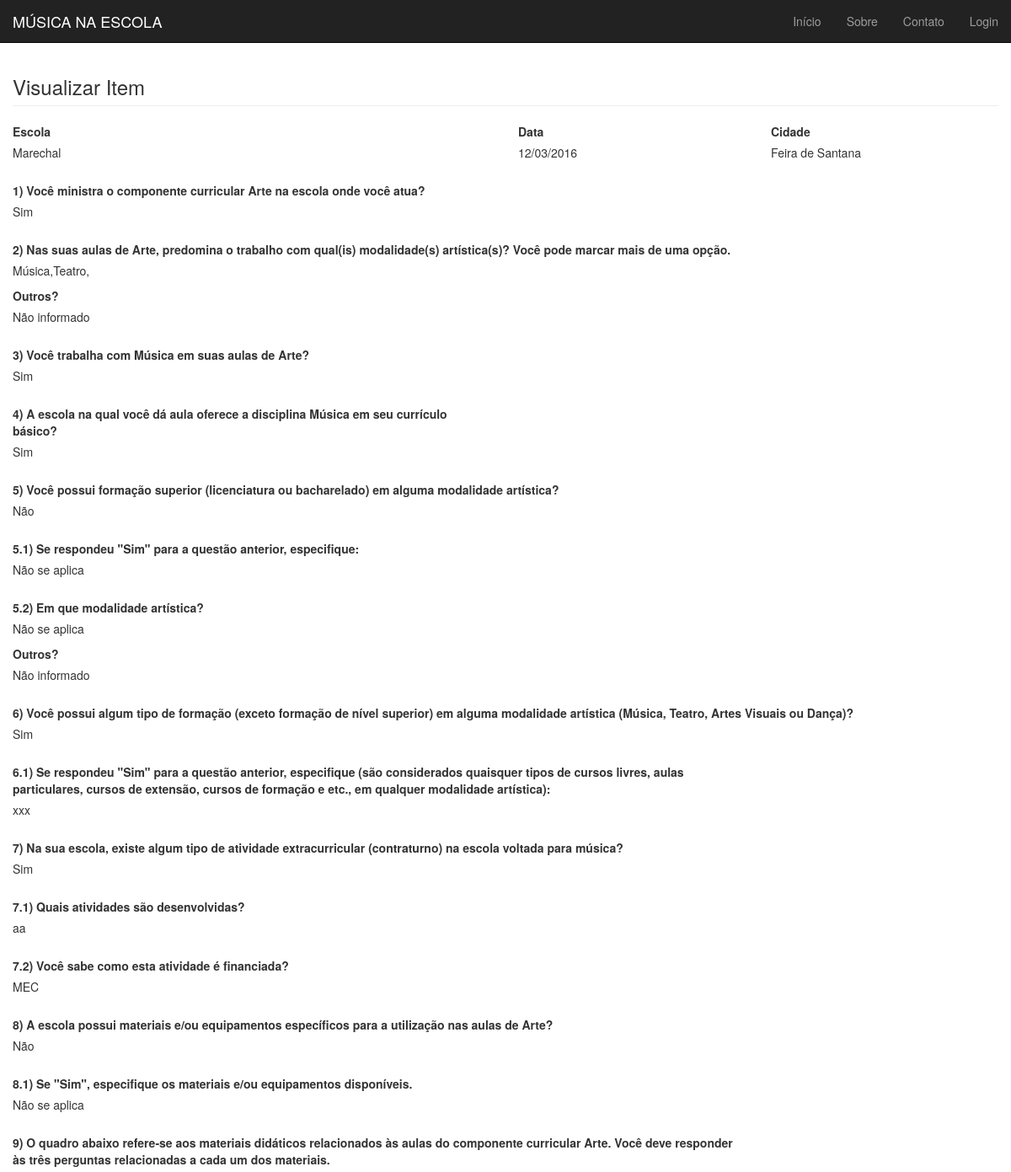
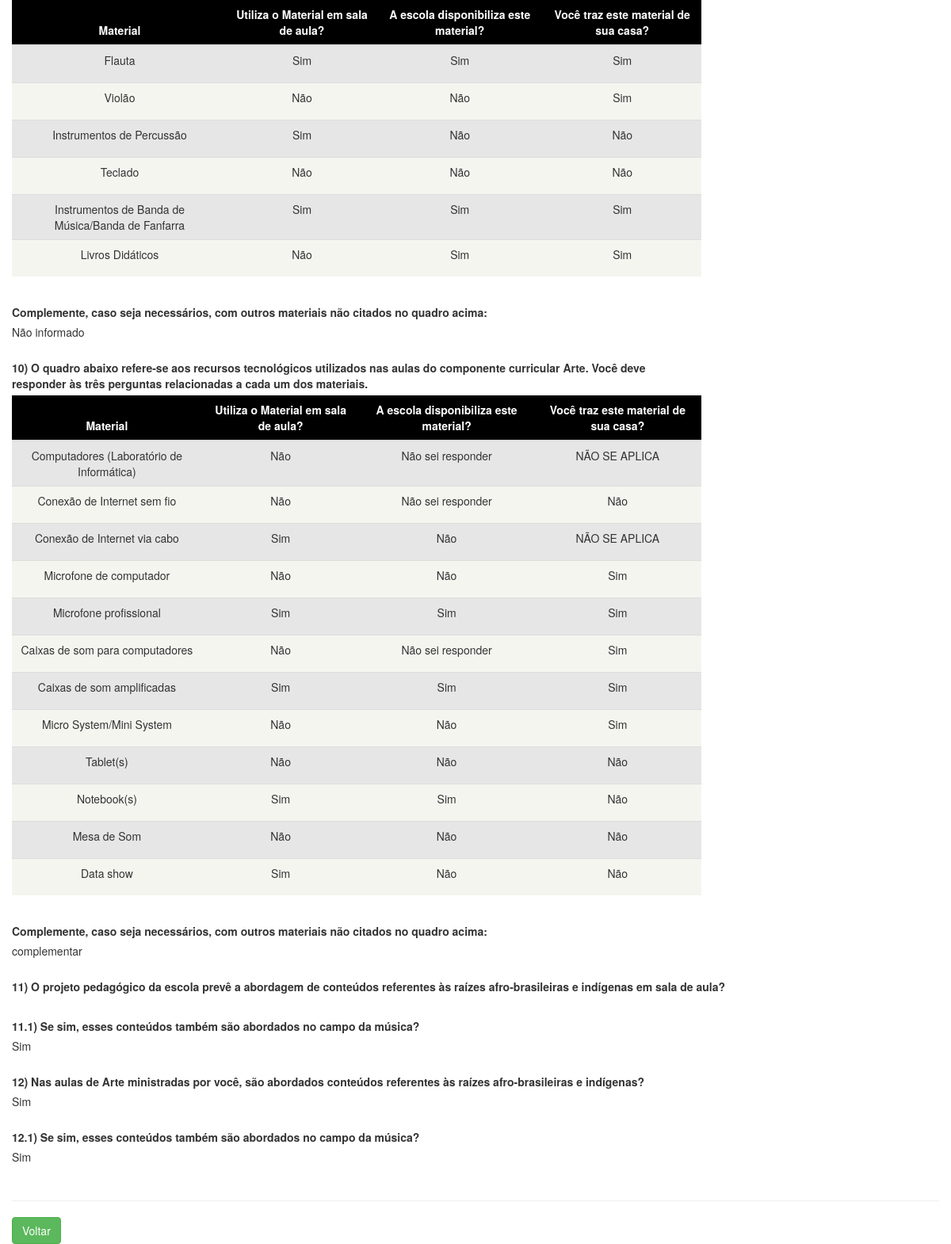
The page /view_basic.php?id=23 on the database its author committed (2 pictures, top to bottom).
### tables this page shows
CREATE TABLE `questionario` (
  `id` int(11) NOT NULL,
  `escola` varchar(100) NOT NULL,
  `cidade` enum('Feira de Santana','Sobral','','') NOT NULL,
  `data` varchar(30) NOT NULL,
  `q1` varchar(11) NOT NULL,
  `q2` text NOT NULL,
  `q2_outros` varchar(50) NOT NULL,
  `q3` varchar(11) NOT NULL,
  `q4` varchar(11) NOT NULL,
  `q5` varchar(11) NOT NULL,
  `q5_1` text NOT NULL,
  `q5_2` text NOT NULL,
  `q5_2_outros` varchar(50) NOT NULL,
  `q6` varchar(11) NOT NULL,
  `q6_1` varchar(200) NOT NULL,
  `q7` varchar(11) NOT NULL,
  `q7_1` varchar(200) NOT NULL,
  `q7_2` varchar(200) NOT NULL,
  `q8` varchar(11) NOT NULL,
  `q8_1` varchar(200) NOT NULL,
  `q9_1a` varchar(30) NOT NULL,
  `q9_1b` varchar(30) NOT NULL,
  `q9_1c` varchar(30) NOT NULL,
  `q9_2a` varchar(30) NOT NULL,
  `q9_2b` varchar(30) NOT NULL,
  `q9_2c` varchar(30) NOT NULL,
  `q9_3a` varchar(30) NOT NULL,
  `q9_3b` varchar(30) NOT NULL,
  `q9_3c` varchar(30) NOT NULL,
  `q9_4a` varchar(30) NOT NULL,
  `q9_4b` varchar(30) NOT NULL,
  `q9_4c` varchar(30) NOT NULL,
  `q9_5a` varchar(30) NOT NULL,
  `q9_5b` varchar(30) NOT NULL,
  `q9_5c` varchar(30) NOT NULL,
  `q9_6a` varchar(30) NOT NULL,
  `q9_6b` varchar(30) NOT NULL,
  `q9_6c` varchar(30) NOT NULL,
  `q9_complemento` varchar(200) NOT NULL,
  `q10_1a` varchar(30) NOT NULL,
  `q10_1b` varchar(30) NOT NULL,
  `q10_2a` varchar(30) NOT NULL,
  `q10_2b` varchar(30) NOT NULL,
  `q10_2c` varchar(30) NOT NULL,
  `q10_3a` varchar(30) NOT NULL,
  `q10_3b` varchar(30) NOT NULL,
  `q10_4a` varchar(30) NOT NULL,
  `q10_4b` varchar(30) NOT NULL,
  `q10_4c` varchar(30) NOT NULL,
  `q10_5a` varchar(30) NOT NULL,
  `q10_5b` varchar(30) NOT NULL,
  `q10_5c` varchar(30) NOT NULL,
  `q10_6a` varchar(30) NOT NULL,
  `q10_6b` varchar(30) NOT NULL,
  `q10_6c` varchar(30) NOT NULL,
  `q10_7a` varchar(30) NOT NULL,
  `q10_7b` varchar(30) NOT NULL,
  `q10_7c` varchar(30) NOT NULL,
  `q10_8a` varchar(30) NOT NULL,
  `q10_8b` varchar(30) NOT NULL,
  `q10_8c` varchar(30) NOT NULL,
  `q10_9a` varchar(30) NOT NULL,
  `q10_9b` varchar(30) NOT NULL,
  `q10_9c` varchar(30) NOT NULL,
  `q10_10a` varchar(30) NOT NULL,
  `q10_10b` varchar(30) NOT NULL,
  `q10_10c` varchar(30) NOT NULL,
  `q10_11a` varchar(30) NOT NULL,
  `q10_11b` varchar(30) NOT NULL,
  `q10_11c` varchar(30) NOT NULL,
  `q10_12a` varchar(30) NOT NULL,
  `q10_12b` varchar(30) NOT NULL,
  `q10_12c` varchar(30) NOT NULL,
  `q10_complemento` varchar(200) NOT NULL,
  `q11` varchar(30) NOT NULL,
  `q11_1` varchar(30) NOT NULL,
  `q12` varchar(30) NOT NULL,
  `q12_1` varchar(30) NOT NULL
);

### view_basic.php (the view, shortened to what the rows shown need)
<?php
$id = $_GET['id'];
include_once("connect.php");
$result = $conexao->query("SELECT * FROM questionario WHERE id = '$id' LIMIT 1");
$row = $result->fetch_object();
?>
<!DOCTYPE html>
<html lang="pt-br">
	<head>
		<link href="css/bootstrap.min.css" rel="stylesheet">
		<link href="css/style.css" rel="stylesheet">
	</head>
	<body>
		<div id="main" class="container-fluid">
			<div class="row">
					<div class="form-group col-md-6">
					   <label >Escola</label>
					   <p><?php echo $row->escola; ?></p>
					</div>
					<div class="form-group col-md-3">
					   <label>Data</label>
					   <p><?php echo $row->data; ?></p>
					</div>
					<div class="form-group col-md-3">
					   <label >Cidade</label>
					   <p><?php echo $row->cidade; ?></p>
					</div>
				</div>
				<div class="row">
					<div class="form-group col-md-6">
					   <label >1) Você ministra o componente curricular Arte na escola onde você atua? </label>
					   <p><?php echo $row->q1; ?></p>
					</div>
				</div>
				<div class="row">
					<div class="form-group col-md-9">
						<label>2) Nas suas aulas de Arte, predomina o trabalho com qual(is) modalidade(s) artística(s)? Você pode marcar mais de uma opção.</label>
						<p><?php echo $row->q2; ?></p>
						<label >Outros? </label>
						<p><?php echo $row->q2_outros; ?></p>
					</div>
				</div>
				<div class="row">
					<div class="form-group col-md-6">
					   <label >3) Você trabalha com Música em suas aulas de Arte? </label>
					   <p><?php echo $row->q3; ?></p>
					</div>
				</div>
				<div class="row">
					<div class="form-group col-md-6">
					   <label>4) A escola na qual você dá aula oferece a disciplina Música em seu currículo básico?</label>
					   <p><?php echo $row->q4; ?></p>
					</div>
				</div>
				<div class="row">
					<div class="form-group col-md-8">
					   <label >5) Você possui formação superior (licenciatura ou bacharelado) em alguma modalidade artística? </label>
					   <p><?php echo $row->q5; ?></p>
					</div>
				</div>
				<div class="row">
					<div class="form-group col-md-8">
					   <label >5.1) Se respondeu "Sim" para a questão anterior, especifique:</label>
					   <p><?php echo $row->q5_1; ?></p>
					</div>
				</div>
				<div class="row">
					<div class="form-group col-md-9">
						<label>5.2) Em que modalidade artística?</label>
						<p><?php echo $row->q5_2; ?></p>
						<label >Outros? </label>
						<p><?php echo $row->q5_2_outros; ?></p>
					</div>
				</div>
				<div class="row">
					<div class="form-group col-md-12">
					   <label>6) Você possui algum tipo de formação (exceto formação de nível superior) em alguma modalidade artística (Música, Teatro, Artes Visuais ou Dança)?</label>
					   <p><?php echo $row->q6; ?></p>
					</div>
				</div>
				<div class="row">
					<div class="form-group col-md-9">
					   <label>6.1) Se respondeu "Sim" para a questão anterior, especifique (são considerados quaisquer tipos de cursos livres, aulas particulares, cursos de extensão, cursos de formação e etc., em qualquer modalidade artística): </label>
					   <p><?php echo $row->q6_1; ?></p>
					</div>
				</div>
				<div class="row">
					<div class="form-group col-md-12">
					   <label>7) Na sua escola, existe algum tipo de atividade extracurricular (contraturno) na escola voltada para música?</label>
					   <p><?php echo $row->q7; ?></p>
					</div>
				</div>
				<div class="row">
					<div class="form-group col-md-9">
					   <label >7.1) Quais atividades são desenvolvidas? </label>
					   <p><?php echo $row->q7_1; ?></p>
					</div>
				</div>
				<div class="row">
					<div class="form-group col-md-9">
					   <label >7.2) Você sabe como esta atividade é financiada?</label>
					   <p><?php echo $row->q7_2; ?></p>
					</div>
				</div>
				<div class="row">
					<div class="form-group col-md-12">
					   <label >8) A escola possui materiais e/ou equipamentos específicos para a utilização nas aulas de Arte?</label>
					   <p><?php echo $row->q8; ?></p>
					</div>
				</div>
				<div class="row">
					<div class="form-group col-md-9">
					   <label >8.1) Se "Sim", especifique os materiais e/ou equipamentos disponíveis. </label>
					   <p><?php echo $row->q8_1; ?></p>
					</div>
				</div>
				<div class="row">
					<div class="form-group col-md-9">
						<table class="table table-responsive">
						  <thead style="background-color: #000000; color: #ffffff">
							<tr>
								<th class="text-center">Material</th>
								<th class="text-center">Utiliza o Material em sala de aula?</th>
								<th class="text-center">A escola disponibiliza este material?</th>
								<th class="text-center">Você traz este material de sua casa?</th>
							</tr>
						  </thead>
						  <tbody >
							<tr style="background-color: #e6e6e6">
								<td class="text-center">
									<div>
										<p><?php echo $row->q9_1a; ?></p>
									</div>
								</td>
								<td class="text-center">
									<div>
										<p><?php echo $row->q9_1b; ?></p>
									</div>
								</td>
								<td class="text-center">
									<div>
										<p><?php echo $row->q9_1c; ?></p>
									</div>
								</td>
							</tr>
							<tr style="background-color: #f5f5f0">
								<td class="text-center">
									<div>
										<p><?php echo $row->q9_2a; ?></p>
									</div>
								</td>
								<td class="text-center">
									<div>
										<p><?php echo $row->q9_2b; ?></p>
									</div>
								</td>
								<td class="text-center">
									<div>
										<p><?php echo $row->q9_2c; ?></p>
									</div>
								</td>
							</tr>
							<tr style="background-color: #e6e6e6">
								<td class="text-center">
									<div>
										<p><?php echo $row->q9_3a; ?></p>
									</div>
								</td>
								<td class="text-center">
									<div>
										<p><?php echo $row->q9_3b; ?></p>
									</div>
								</td>
								<td class="text-center">
									<div>
										<p><?php echo $row->q9_3c; ?></p>
									</div>
								</td>
							</tr>
							<tr style="background-color: #f5f5f0">
								<td class="text-center">
									<div>
										<p><?php echo $row->q9_4a; ?></p>
									</div>
								</td>
								<td class="text-center">
									<div>
										<p><?php echo $row->q9_4b; ?></p>
									</div>
								</td>
								<td class="text-center">
									<div>
										<p><?php echo $row->q9_4c; ?></p>
									</div>
								</td>
							</tr>
							<tr style="background-color: #e6e6e6">
								<td class="text-center">
									<div>
										<p><?php echo $row->q9_5a; ?></p>
									</div>
								</td>
								<td class="text-center">
									<div>
										<p><?php echo $row->q9_5b; ?></p>
									</div>
								</td>
								<td class="text-center">
									<div>
										<p><?php echo $row->q9_5c; ?></p>
									</div>
								</td>
							</tr>
							<tr style="background-color: #f5f5f0">
								<td class="text-center">
									<div>
										<p><?php echo $row->q9_6a; ?></p>
									</div>
								</td>
								<td class="text-center">
									<div>
										<p><?php echo $row->q9_6b; ?></p>
									</div>
								</td>
								<td class="text-center">
									<div>
										<p><?php echo $row->q9_6c; ?></p>
									</div>
								</td>
							</tr>
						  </tbody>
						</table>
					</div>
				</div>
				<div class="row">
					<div class="form-group col-md-9">
					   <label >Complemente, caso seja necessários, com outros materiais não citados no quadro acima:</label>
					   <p><?php echo $row->q9_complemento; ?></p>
					</div>
				</div>
				<div class="row">
					<div class="form-group col-md-9">
						<table class="table table-responsive">
						  <thead style="background-color: #000000; color: #ffffff">
							<tr>
								<th class="text-center">Material</th>
								<th class="text-center">Utiliza o Material em sala de aula?</th>
								<th class="text-center">A escola disponibiliza este material?</th>
								<th class="text-center">Você traz este material de sua casa?</th>
							</tr>
						  </thead>
						  <tbody >
							<tr style="background-color: #e6e6e6">
								<td class="text-center">
									<div>
										<p><?php echo $row->q10_1a; ?></p>
									</div>
								</td>
								<td class="text-center">
									<div>
										<p><?php echo $row->q10_1b; ?></p>
									</div>
								</td>
							</tr>
							<tr style="background-color: #f5f5f0">
								<td class="text-center">
									<div>
										<p><?php echo $row->q10_2a; ?></p>
									</div>
								</td>
								<td class="text-center">
									<div>
										<p><?php echo $row->q10_2b; ?></p>
									</div>
								</td>
								<td class="text-center">
									<div>
										<p><?php echo $row->q10_2c; ?></p>
									</div>
								</td>
							</tr>
							<tr style="background-color: #e6e6e6">
								<td class="text-center">
									<div>
										<p><?php echo $row->q10_3a; ?></p>
									</div>
								</td>
								<td class="text-center">
									<div>
										<p><?php echo $row->q10_3b; ?></p>
									</div>
								</td>
							</tr>
							<tr style="background-color: #f5f5f0">
								<td class="text-center">
									<div>
										<p><?php echo $row->q10_4a; ?></p>
									</div>
								</td>
								<td class="text-center">
									<div>
										<p><?php echo $row->q10_4b; ?></p>
									</div>
								</td>
								<td class="text-center">
									<div>
										<p><?php echo $row->q10_4c; ?></p>
									</div>
								</td>
							</tr>
							<tr style="background-color: #e6e6e6">
								<td class="text-center">
									<div>
										<p><?php echo $row->q10_5a; ?></p>
									</div>
								</td>
								<td class="text-center">
									<div>
										<p><?php echo $row->q10_5b; ?></p>
									</div>
								</td>
								<td class="text-center">
									<div>
										<p><?php echo $row->q10_5c; ?></p>
									</div>
								</td>
							</tr>
							<tr style="background-color: #f5f5f0">
								<td class="text-center">
									<div>
										<p><?php echo $row->q10_6a; ?></p>
									</div>
								</td>
								<td class="text-center">
									<div>
										<p><?php echo $row->q10_6b; ?></p>
									</div>
								</td>
								<td class="text-center">
									<div>
										<p><?php echo $row->q10_6c; ?></p>
									</div>
								</td>
							</tr>
							<tr style="background-color: #e6e6e6">
								<td class="text-center">
									<div>
										<p><?php echo $row->q10_7a; ?></p>
									</div>
								</td>
								<td class="text-center">
									<div>
										<p><?php echo $row->q10_7b; ?></p>
									</div>
								</td>
								<td class="text-center">
									<div>
										<p><?php echo $row->q10_7c; ?></p>
									</div>
								</td>
							</tr>
							<tr style="background-color: #f5f5f0">
								<td class="text-center">
									<div>
										<p><?php echo $row->q10_8a; ?></p>
									</div>
								</td>
								<td class="text-center">
									<div>
										<p><?php echo $row->q10_8b; ?></p>
									</div>
								</td>
								<td class="text-center">
									<div>
										<p><?php echo $row->q10_8c; ?></p>
									</div>
								</td>
							</tr>
							<tr style="background-color: #e6e6e6">
								<td class="text-center">
									<div>
										<p><?php echo $row->q10_9a; ?></p>
									</div>
								</td>
								<td class="text-center">
									<div>
										<p><?php echo $row->q10_9b; ?></p>
									</div>
								</td>
								<td class="text-center">
									<div>
										<p><?php echo $row->q10_9c; ?></p>
									</div>
								</td>
							</tr>
							<tr style="background-color: #f5f5f0">
								<td class="text-center">
									<div>
										<p><?php echo $row->q10_10a; ?></p>
									</div>
								</td>
								<td class="text-center">
									<div>
										<p><?php echo $row->q10_10b; ?></p>
									</div>
								</td>
								<td class="text-center">
									<div>
										<p><?php echo $row->q10_10c; ?></p>
									</div>
								</td>
							</tr>
							<tr style="background-color: #e6e6e6">
								<td class="text-center">
									<div>
										<p><?php echo $row->q10_11a; ?></p>
									</div>
								</td>
								<td class="text-center">
									<div>
										<p><?php echo $row->q10_11b; ?></p>
									</div>
								</td>
								<td class="text-center">
									<div>
										<p><?php echo $row->q10_11c; ?></p>
									</div>
								</td>
							</tr>
							<tr style="background-color: #f5f5f0">
								<td class="text-center">
									<div>
										<p><?php echo $row->q10_12a; ?></p>
									</div>
								</td>
								<td class="text-center">
									<div>
										<p><?php echo $row->q10_12b; ?></p>
									</div>
								</td>
								<td class="text-center">
									<div>
										<p><?php echo $row->q10_12c; ?></p>
									</div>
								</td>
							</tr>
						  </tbody>
						</table>
					</div>
				</div>
				<div class="row">
					<div class="form-group col-md-9">
					   <label>Complemente, caso seja necessários, com outros materiais não citados no quadro acima:</label>
					   <p><?php echo $row->q10_complemento; ?></p>
					</div>
				</div>
				<div class="row">
					<div class="form-group col-md-12">
					   <label >11.1) Se sim, esses conteúdos também são abordados no campo da música?</label>
					   <p><?php echo $row->q11_1; ?></p>
					</div>
				</div>
				<div class="row">
					<div class="form-group col-md-12">
					   <label >12) Nas aulas de Arte ministradas por você, são abordados conteúdos referentes às raízes afro-brasileiras e indígenas? </label>
					   <p><?php echo $row->q12; ?></p>
					</div>
				</div>
				<div class="row">
					<div class="form-group col-md-12">
					   <label >12.1) Se sim, esses conteúdos também são abordados no campo da música?</label>
					   <p><?php echo $row->q12_1; ?></p>
					</div>
				</div>
		</div>
	</body>
</html>

### rows shown on the page
questionario: escola "Marechal", data "12/03/2016", cidade "Feira de Santana", q1 "Sim", q2 "Música,Teatro,", q2_outros "Não informado", q3 "Sim", q4 "Sim", q5 "Não", q5_1 "Não se aplica", q5_2 "Não se aplica", q5_2_outros "Não informado", q6 "Sim", q6_1 "xxx", q7 "Sim", q7_1 "aa", q7_2 "MEC", q8 "Não", q8_1 "Não se aplica", q9_1a "Sim", q9_1b "Sim", q9_1c "Sim", q9_2a "Não", q9_2b "Não", q9_2c "Sim", q9_3a "Sim", q9_3b "Não", q9_3c "Não", q9_4a "Não", q9_4b "Não", q9_4c "Não", q9_5a "Sim", q9_5b "Sim", q9_5c "Sim", q9_6a "Não", q9_6b "Sim", q9_6c "Sim", q9_complemento "Não informado", q10_1a "Não", q10_1b "Não sei responder", q10_2a "Não", q10_2b "Não sei responder", q10_2c "Não", q10_3a "Sim", q10_3b "Não", q10_4a "Não", q10_4b "Não", q10_4c "Sim", q10_5a "Sim", q10_5b "Sim", q10_5c "Sim", q10_6a "Não", q10_6b "Não sei responder", q10_6c "Sim", q10_7a "Sim", q10_7b "Sim", q10_7c "Sim", q10_8a "Não", q10_8b "Não", q10_8c "Sim", q10_9a "Não", q10_9b "Não", q10_9c "Não", q10_10a "Sim", q10_10b "Sim", q10_10c "Não", q10_11a "Não", q10_11b "Não", q10_11c "Não", q10_12a "Sim", q10_12b "Não", q10_12c "Não", q10_complemento "complementar", q11_1 "Sim", q12 "Sim", q12_1 "Sim"
